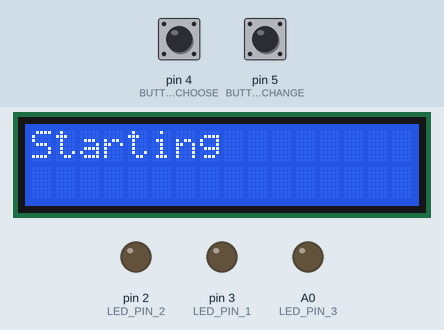
Bench run of a sketch on a simulated Arduino Uno, built with avr-gcc and run on an emulated ATmega328P. Shown: 16×2 character LCD, output pins drawn as LEDs (lit = HIGH). The test bench sets the inputs (shaded band); at power-on: pin 4 (BUTTON_CHOOSE) LOW, pin 5 (BUTTON_CHANGE) LOW. Storage starts empty; random numbers use the default seed unless the sketch sets one.

Above: at 3.2 s.
3.3 s: pin 4 (BUTTON_CHOOSE) pulled HIGH for 0.15 s
At 4.0 s:
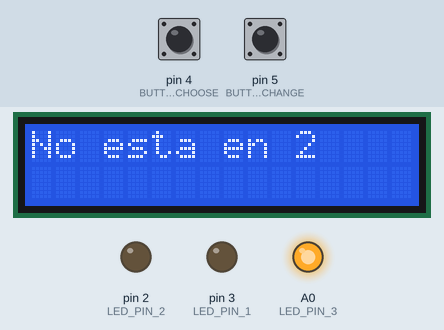
4.9 s: pin 5 (BUTTON_CHANGE) pulled HIGH for 0.15 s
At 6.1 s:
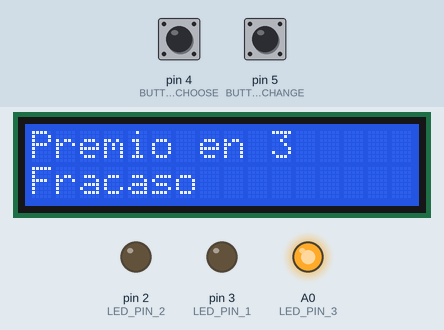
8.0 s: pin 4 (BUTTON_CHOOSE) pulled HIGH for 1 s
At 10.5 s:
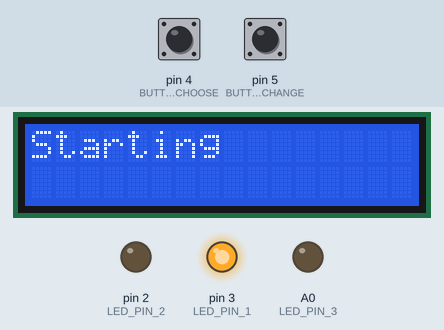
12.0 s: pin 4 (BUTTON_CHOOSE) pulled HIGH for 0.15 s
At 13.0 s:
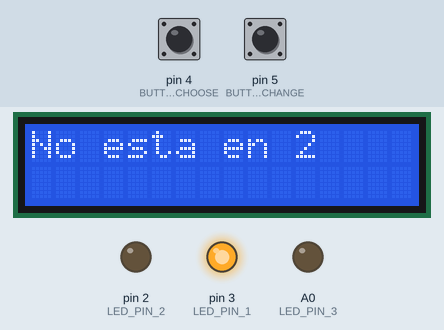
13.6 s: pin 5 (BUTTON_CHANGE) pulled HIGH for 1 s
At 14.8 s:
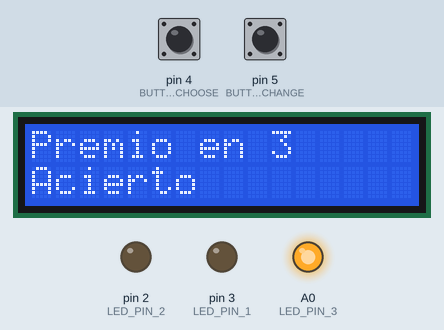
17.6 s: pin 5 (BUTTON_CHANGE) pulled HIGH for 0.15 s
At 21.66 s:
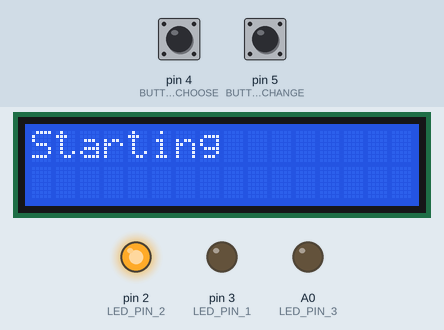
Timing chart, 0 to 21.7 s (numbered marks = the images above; inputs shaded):
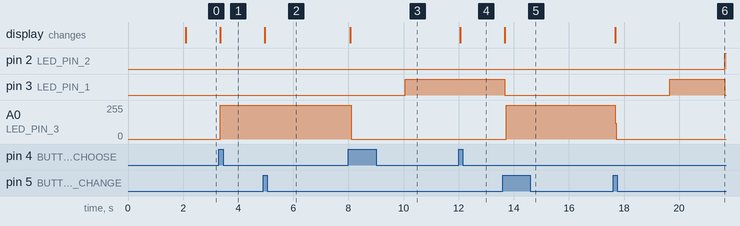

Measured:
- after the input at 3.3 s, A0 (LED_PIN_3): 0/255 → 255/255 after 0.05 s; the display: changes after 0.05 s (image 1)
- after the input at 4.9 s, the display: changes after 0.07 s (image 2)
- after the input at 8.0 s, pin 3 (LED_PIN_1): LOW → HIGH after 2.1 s; A0 (LED_PIN_3): 255/255 → 0/255 after 0.10 s
- after the input at 12.0 s, the display: changes after 0.05 s (image 4)
- after the input at 13.6 s, pin 3 (LED_PIN_1): HIGH → LOW after 0.07 s; A0 (LED_PIN_3): 0/255 → 255/255 after 0.12 s; the display: changes after 0.07 s (image 5)
- after the input at 17.6 s, pin 2 (LED_PIN_2): LOW → HIGH after 4.1 s; pin 3 (LED_PIN_1): LOW → HIGH after 2.1 s, → LOW 2.0 s later; A0 (LED_PIN_3): 255/255 → 0/255 after 0.08 s

The sketch:

PuertasBayes02.ino
```cpp
#include <LiquidCrystal.h>
#include <SPI.h>
#include <SD.h>

// ---------------- PINES ----------------
#define LED_PIN_1 3
#define LED_PIN_2 2
#define LED_PIN_3 A0

#define BUTTON_CHOOSE 4
#define BUTTON_CHANGE 5

#define LCD_RS_PIN A5
#define LCD_E_PIN  A4
#define LCD_D4_PIN 6
#define LCD_D5_PIN 7
#define LCD_D6_PIN 8
#define LCD_D7_PIN 9

#define SD_CS_PIN 10

LiquidCrystal lcd(LCD_RS_PIN, LCD_E_PIN,
                  LCD_D4_PIN, LCD_D5_PIN,
                  LCD_D6_PIN, LCD_D7_PIN);

// ---------------- CONFIG ----------------
const unsigned long LED_INTERVAL = 2000;
const unsigned long DEBOUNCE_TIME = 50;

// ---------------- ESTADOS ----------------
enum GameState {
  WAIT_CHOOSE,
  FINAL_CHOICE,
  RESULT
};

GameState state = WAIT_CHOOSE;

// ---------------- VARIABLES ----------------
int premio;
int puertaUsuario;
int puertaRevelada;
int puertaFinal;

bool decisionCambio = false;
bool sdOK = false;

int ledActual = 1;
unsigned long lastLedTime = 0;

// Debounce
bool chooseState = LOW, lastChooseReading = LOW;
bool changeState = LOW, lastChangeReading = LOW;
unsigned long lastChooseTime = 0;
unsigned long lastChangeTime = 0;

// ---------------- LEDS ----------------
void apagarLeds() {
  digitalWrite(LED_PIN_1, LOW);
  digitalWrite(LED_PIN_2, LOW);
  digitalWrite(LED_PIN_3, LOW);
}

void encenderLed(int p) {
  apagarLeds();
  if (p == 1) digitalWrite(LED_PIN_1, HIGH);
  if (p == 2) digitalWrite(LED_PIN_2, HIGH);
  if (p == 3) digitalWrite(LED_PIN_3, HIGH);
}

// ---------------- DEBOUNCE ----------------
bool debounceButton(int pin, bool &stableState, bool &lastReading, unsigned long &lastTime) {
  bool reading = digitalRead(pin);
  if (reading != lastReading) lastTime = millis();

  if ((millis() - lastTime) > DEBOUNCE_TIME) {
    if (reading != stableState) {
      stableState = reading;
      if (stableState == HIGH) {
        lastReading = reading;
        return true;
      }
    }
  }
  lastReading = reading;
  return false;
}

// ---------------- SD ----------------
void escribirSD() {
  if (!sdOK) return;

  File f = SD.open("bayes.txt", FILE_WRITE);
  if (f) {
    f.print("Premio: ");
    f.print(premio);
    f.print(" | Eleccion: ");
    f.print(puertaUsuario);
    f.print(" | Puerta revelada: ");
    f.print(puertaRevelada);
    f.print(" | Resultado: ");
    f.print(puertaFinal == premio ? "Acierto" : "Fracaso");
    f.print(" | Decision: ");
    f.println(decisionCambio ? "Cambio" : "Permanencia");
    f.close();
  }
}

// ---------------- RESET ----------------
void resetJuego() {
  lcd.clear();
  lcd.setCursor(0, 0);
  lcd.print("Starting");

  premio = random(1, 4);
  decisionCambio = false;

  ledActual = 1;
  lastLedTime = millis();

  apagarLeds();
  state = WAIT_CHOOSE;
}

// ---------------- SETUP ----------------
void setup() {
  lcd.begin(16, 2);

  pinMode(LED_PIN_1, OUTPUT);
  pinMode(LED_PIN_2, OUTPUT);
  pinMode(LED_PIN_3, OUTPUT);

  pinMode(BUTTON_CHOOSE, INPUT);
  pinMode(BUTTON_CHANGE, INPUT);

  randomSeed(analogRead(A1));

  lcd.clear();
  lcd.print("Comprobando SD");
  sdOK = SD.begin(SD_CS_PIN);

  lcd.clear();
  lcd.print(sdOK ? "Tarjeta SD OK" : "Error tarjeta SD");
  delay(2000);

  resetJuego();
}

// ---------------- LOOP ----------------
void loop() {

  if (state == WAIT_CHOOSE) {

    if (millis() - lastLedTime >= LED_INTERVAL) {
      lastLedTime = millis();
      encenderLed(ledActual);
      ledActual++;
      if (ledActual > 3) ledActual = 1;
    }

    if (debounceButton(BUTTON_CHOOSE, chooseState, lastChooseReading, lastChooseTime)) {

      puertaUsuario = ledActual - 1;
      if (puertaUsuario == 0) puertaUsuario = 3;

      encenderLed(puertaUsuario);

      int opciones[2], n = 0;
      for (int i = 1; i <= 3; i++) {
        if (i != puertaUsuario && i != premio) opciones[n++] = i;
      }
      puertaRevelada = opciones[random(n)];

      lcd.clear();
      lcd.print("No esta en ");
      lcd.print(puertaRevelada);

      state = FINAL_CHOICE;
    }
  }

  else if (state == FINAL_CHOICE) {

    if (debounceButton(BUTTON_CHOOSE, chooseState, lastChooseReading, lastChooseTime)) {
      puertaFinal = puertaUsuario;
      decisionCambio = false;
      escribirSD();                 //AQUÍ SE ESCRIBE
      state = RESULT;
    }

    if (debounceButton(BUTTON_CHANGE, changeState, lastChangeReading, lastChangeTime)) {
      for (int i = 1; i <= 3; i++)
        if (i != puertaUsuario && i != puertaRevelada) puertaFinal = i;

      decisionCambio = true;
      escribirSD();                 //AQUÍ SE ESCRIBE
      state = RESULT;
    }
  }

  else if (state == RESULT) {

    lcd.clear();
    lcd.setCursor(0, 0);
    lcd.print("Premio en ");
    lcd.print(premio);

    lcd.setCursor(0, 1);
    lcd.print(puertaFinal == premio ? "Acierto        " : "Fracaso        ");

    encenderLed(premio);

    // cualquier pulsación reinicia
    if (debounceButton(BUTTON_CHOOSE, chooseState, lastChooseReading, lastChooseTime) ||
        debounceButton(BUTTON_CHANGE, changeState, lastChangeReading, lastChangeTime)) {
      resetJuego();
    }
  }
}
```
